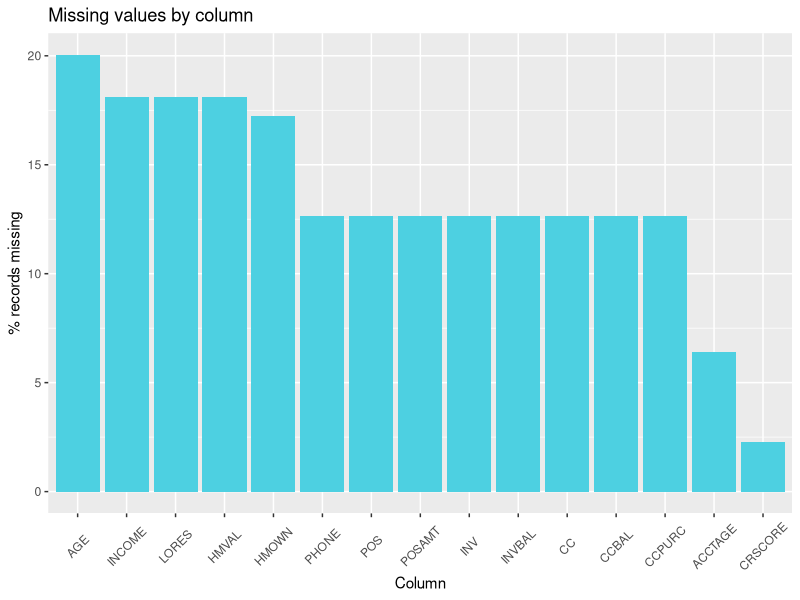

Here is the R script that generated this plot:
## ---- chunk 1
# Load required packages
library(readr)
library(tidyverse)
# library(DataExplorer)
library(mgcv)
library(vcdExtra)
## ---- chunk 2
# Read data

insurance_t <- read_csv("insurance_t.csv")
head(insurance_t)
## ---- chunk 3
tibble::glimpse(insurance_t)
## ---- chunk 4
## Pull a dataframe of all missing value counts
missing_data <- data.frame(
  col_name=names(colSums(is.na(insurance_t))),
  missing_count=colSums(is.na(insurance_t)),
  missing_perc=(colSums(is.na(insurance_t))/dim(insurance_t)[[1]])*100
  )
# Convert to tibble
missing_data <- as.tibble(missing_data)
## Pull the count and percentage of missing values for all variables that have them
missing_data <- missing_data %>% 
  filter(missing_count!=0) %>% 
  arrange(desc(missing_count))
missing_data
## ---- chunk 5
# Bar plot of % values missing in columns

highest_missing_order = missing_data$col_name
ggplot(missing_data, aes(
#  x=col_name, 
  x=factor(col_name, level = highest_missing_order),
  y=missing_perc)) + 
  geom_bar(stat = "identity",fill="#4DD0E1") + 
  theme(axis.text.x = element_text(angle = 45, vjust = 0.5)) +
  xlab('Column') + 
  ylab('% records missing') + 
  ggtitle('Missing values by column')
## ---- chunk 6
# EDA

# create_report(insurance_t)
## ---- chunk 7
# Load in a csv that has all predictor variables and their corresponding "class" (ordinal, continuous, nominal, binary). This was created manually.

var_info <- read_csv("Logistic_variable_classes.csv")
## ---- chunk 8
# Convert categorical variables to factor based on class determined above

for (var_row in 1:nrow(var_info)) {
  
  # Extract the variable name and its class
  var <- var_info[[var_row, 1]]
  class <- var_info[[var_row, 2]]
  
  # Check if the variable class is one that needs to be factored
  if (class %in% c("Binary", "Nominal", "Ordinal")) {
    
    # Convert the column to factor in the insurance_t dataframe
    insurance_t[[var]] <- factor(insurance_t[[var]])
  }
}
## Convert the target variable to factor 
insurance_t$INS <- factor(insurance_t$INS)
## ---- chunk 9
# Loop through each predictor variable
for (var_row in 1:nrow(var_info)) {
    
    var <- var_info[[var_row, 1]]
    class <- var_info[[var_row, 2]]
    
    if (class == "Continuous") {
      # Logistic regression with the continuous variable
      logit.model.var <- glm(INS ~ insurance_t[[var]], data = insurance_t, family = binomial(link = "logit"))
      var_info$p.value[var_row] <- summary(logit.model.var)$coefficients[, "Pr(>|z|)"][[2]][1]
    }
    # Mantel-Haenszel Chi-Square Test if Binary or Ordinal
    else if (class == "Binary" | class == "Ordinal") {
      cmhtest_vals <- CMHtest(table(insurance_t$INS, insurance_t[[var]]))
      var_info$p.value[var_row] <- cmhtest_vals$table[1, ][[3]][1]
    }
    
    # Pearson Chi square test for nominal variables
    else {
      var_info$p.value[var_row] <- chisq.test(table(insurance_t$INS, insurance_t[[var]]))[[3]][1]
    }
}
  
# Create a table of pvalues that have been pulled of only the significant variables
filtered_var_table <- var_info %>%
  mutate(p.value = as.numeric(p.value)) %>%
  filter(p.value <= .0002) %>%
  arrange(p.value)
    
print(filtered_var_table)
## ---- chunk 10
## Collect all binary predictor variables
binary_vars <- var_info %>%
  filter(Class == "Binary") %>%
  pull(Variable)

## Convert to tibble
binary_odds_ratios <- as_tibble(binary_vars)
#binary_odds_ratios$odds_ratio <- NA

## Loop through each variable and pull the odds ratio
cnt = 1
for (var in binary_vars) {
  
  ## Create binary logistic regression for binary variables
  logit.model.binary <- glm(INS ~ insurance_t[[var]], data = insurance_t, family = binomial(link = "logit"))
  
  ## Calculate odds ratio
  binary_odds_ratios$odds_ratio[cnt] <- exp(coef(logit.model.binary))[2]
  cnt <- cnt + 1
  
}

## Arrange the odds ratio in descending order
binary_odds_ratios <- binary_odds_ratios %>%
  arrange(desc(odds_ratio))

print(binary_odds_ratios)
## ---- chunk 11
## Collect all continuous variables
continuous_vars <- var_info %>%
  filter(Class == "Continuous") %>%
  pull(Variable)

## Convert to tibble
continuous_linearity <- as_tibble(continuous_vars)

## Loop through all continuous variables and test the linearity assumption
cnt = 1
for (var in continuous_vars) {
  
  subset <- insurance_t[,c("INS", var)]
  
  ## Fit a normal logistci regression function for each variable
  logit.model.contin <- glm(INS ~ ., data = subset, family = binomial(link = "logit"))
  ## Give an s function for just the continuous variables. This tells the   GAM function to calculate a spline
  fit.gam <- mgcv::gam(reformulate(paste('s(',var,')'), 'INS'),
   data = subset, family = binomial(link = 'logit'), method = 'REML')
  
  ## Check via hypothesis test if the models are statistically different. 
  contin_lin_test <- anova(logit.model.contin, fit.gam, test = 'LRT')
  
  ## Classify if the variable meets the linearity assumption
  continuous_linearity$linearity[cnt] <- ifelse(contin_lin_test$`Pr(>Chi)`[2] <= .002, 'No', 'Yes')
  ## Pull the p-value
  continuous_linearity$p.val[cnt] <- contin_lin_test$`Pr(>Chi)`[2]
  cnt <- cnt + 1
  
}

## Arrange based oon descending order of p-values
continuous_linearity <- continuous_linearity  %>%
  arrange(desc(p.val))

print(continuous_linearity)
